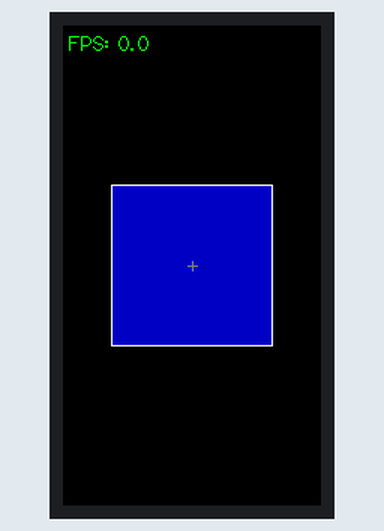
Bench run of a program on a simulated ESP32-S3. Shown: 172×320 colour display. What the program prints to the serial monitor is not drawn.

Above: at 0.59 s.
At 5.39 s:
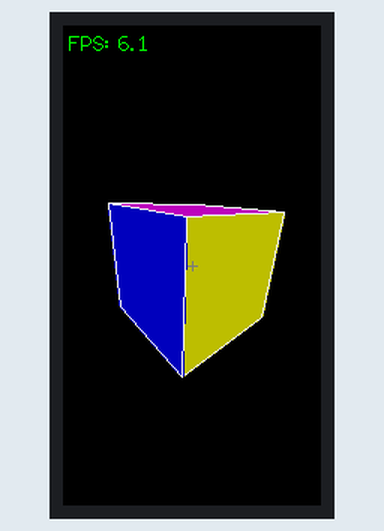
At 10.35 s:
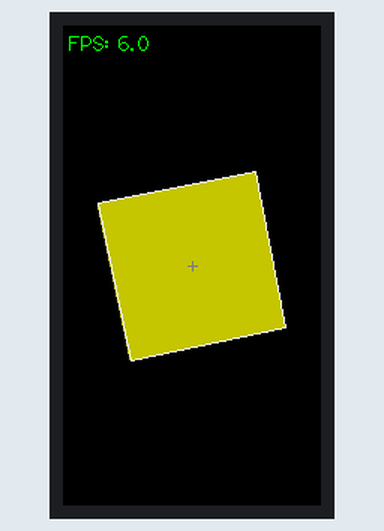
At 20.09 s:
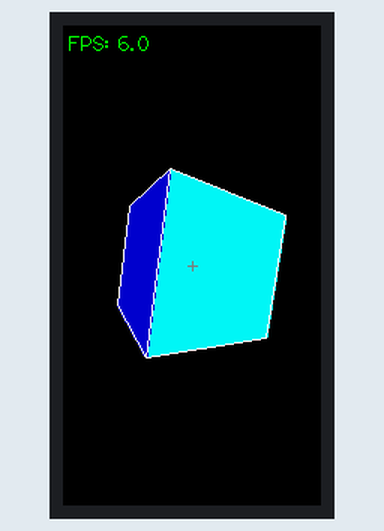
At 29.85 s:
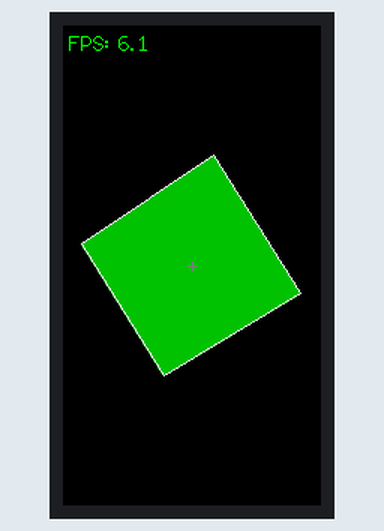
At 39.75 s:
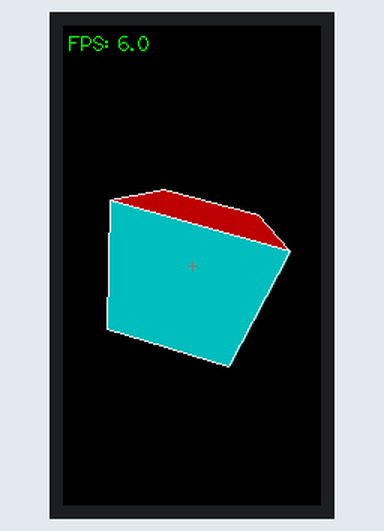

The program:

main.cpp
```cpp
/*
  Waveshare ST7789 172x320 3D Cube Demo on ESP32-S3

  Description:
    - 3D cube rendering using LovyanGFX sprites and software projection.
    - Uses model rotation, 2D face culling, depth-sorted polygon draw order, and lighting.
    - Inline constant values for hardware pins and animation params (no local #defines used).

  Flow:
    1. Custom LGFX class setup for SPI, panel, backlight.
    2. Cube geometry in normalized coordinates.
    3. Rotate, project, shade, and draw faces every loop.
    4. FPS counter updated on interval.

  Key concepts:
    - Object-space vertices -> rotated world-space -> project to screen.
    - Back-face culling based on 2D screen winding.
    - Phong-style shading: ambient + diffuse + specular.

  Contact:
    - Sayed Ahmadreza Razian
    - AhmadrezaRazian@gmail.com
*/

#define LGFX_USE_V1
#include <LovyanGFX.hpp>
#include <Arduino.h>
#include <math.h>

using LGFX_Device    = lgfx::LGFX_Device;
using Panel_ST7789   = lgfx::Panel_ST7789;
using Bus_SPI        = lgfx::Bus_SPI;
using Light_PWM      = lgfx::Light_PWM;

// ======================================================
// LovyanGFX custom display class
// ======================================================
// LGFX wrapper using LovyanGFX on ST7789 172x320 panel.
// This sets up SPI, panel and backlight for the cube renderer.
class LGFX : public LGFX_Device {
  Panel_ST7789 _panel_instance;
  Bus_SPI      _bus_instance;
  Light_PWM    _light_instance;

public:
  LGFX() {
    // SPI bus config (host, speed, and pins)
    { auto cfg = _bus_instance.config(); cfg.spi_host = SPI3_HOST; cfg.spi_mode = 0; cfg.freq_write = 80000000; cfg.freq_read = 16000000; cfg.spi_3wire = false; cfg.use_lock = true; cfg.dma_channel = SPI_DMA_CH_AUTO; cfg.pin_sclk = 40; cfg.pin_mosi = 45; cfg.pin_miso = -1; cfg.pin_dc = 41; _bus_instance.config(cfg); _panel_instance.setBus(&_bus_instance); }

    // Panel config (size, offset, orientation)
    { auto cfg = _panel_instance.config(); cfg.pin_cs = 42; cfg.pin_rst = 39; cfg.pin_busy = -1; cfg.memory_width = 320; cfg.memory_height = 172; cfg.panel_width = 172; cfg.panel_height = 320; cfg.offset_x = 34; cfg.offset_y = 0; cfg.offset_rotation = 0; cfg.dummy_read_pixel = 8; cfg.dummy_read_bits = 1; cfg.readable = false; cfg.invert = true; cfg.rgb_order = false; cfg.dlen_16bit = false; cfg.bus_shared = false; _panel_instance.config(cfg); }

    // Backlight control
    { auto cfg = _light_instance.config(); cfg.pin_bl = 48; cfg.invert = false; cfg.freq = 44100; cfg.pwm_channel = 7; _light_instance.config(cfg); _panel_instance.setLight(&_light_instance); }

    setPanel(&_panel_instance);
  }
};

// ======================================================
// DATA TYPES
// ======================================================
struct Vec3
{
  float x;
  float y;
  float z;
};

struct Point2
{
  int16_t x;
  int16_t y;
};

struct FaceInfo
{
  uint8_t idx[4];
  uint16_t baseColor;
  float zavg;
  float shade;
  bool visible;
};

// ======================================================
// GLOBALS
// ======================================================
LGFX lcd;
LGFX_Sprite sprite(&lcd);

float g_angX = 0.0f;
float g_angY = 0.0f;
float g_angZ = 0.0f;

uint32_t g_fpsFrameCount = 0;
uint32_t g_fpsLastTickMs = 0;
float g_fps = 0.0f;

bool g_spriteReady = false;

// ======================================================
// CUBE GEOMETRY
// ======================================================
// Unit cube vertices in object space (centered at origin, size=2).
static const Vec3 g_cubeVertices[8] =
{
  { -1, -1, -1 },  // 0
  {  1, -1, -1 },  // 1
  {  1,  1, -1 },  // 2
  { -1,  1, -1 },  // 3
  { -1, -1,  1 },  // 4
  {  1, -1,  1 },  // 5
  {  1,  1,  1 },  // 6
  { -1,  1,  1 }   // 7
};

// IMPORTANT: this order is corrected
static const FaceInfo g_faceTemplate[6] =
{
  {{4, 5, 6, 7}, TFT_RED,   0, 1, true}, // front
  {{1, 0, 3, 2}, TFT_BLUE,  0, 1, true}, // back
  {{0, 4, 7, 3}, TFT_GREEN, 0, 1, true}, // left
  {{5, 1, 2, 6}, TFT_YELLOW,0, 1, true}, // right
  {{3, 7, 6, 2}, TFT_CYAN,  0, 1, true}, // top
  {{0, 1, 5, 4}, TFT_MAGENTA,0, 1, true}  // bottom
};

// ======================================================
// MATH HELPERS
// ======================================================
// Rotation routines around cube axes. Used per-frame for animation.
static Vec3 RotateX(const Vec3& p, float a)
{
  float c = cosf(a);
  float s = sinf(a);
  return { p.x, p.y * c - p.z * s, p.y * s + p.z * c };
}

static Vec3 RotateY(const Vec3& p, float a)
{
  float c = cosf(a);
  float s = sinf(a);
  return { p.x * c + p.z * s, p.y, -p.x * s + p.z * c };
}

static Vec3 RotateZ(const Vec3& p, float a)
{
  float c = cosf(a);
  float s = sinf(a);
  return { p.x * c - p.y * s, p.x * s + p.y * c, p.z };
}

static float Dot3(const Vec3& a, const Vec3& b)
{
  return a.x * b.x + a.y * b.y + a.z * b.z;
}

static Vec3 Cross3(const Vec3& a, const Vec3& b)
{
  return
  {
    a.y * b.z - a.z * b.y,
    a.z * b.x - a.x * b.z,
    a.x * b.y - a.y * b.x
  };
}

static float Length3(const Vec3& v)
{
  return sqrtf(v.x * v.x + v.y * v.y + v.z * v.z);
}

static Vec3 Normalize3(const Vec3& v)
{
  // Normalize vector; protects division by zero.
  float len = Length3(v);
  if (len < 0.00001f) return {0,0,0};
  return { v.x / len, v.y / len, v.z / len };
}

static void NormalizeAngle(float& a)
{
  const float PI2 = 6.28318530718f;
  while (a > PI2) a -= PI2;
  while (a < 0.0f) a += PI2;
}

static Point2 ProjectPoint(const Vec3& p, int centerX, int centerY, float perspective)
{
  float z = p.z + 150.0f;
  if (z < 1.0f) z = 1.0f;

  float k = perspective / z;
  Point2 out;
  out.x = (int16_t)(centerX + p.x * k);
  out.y = (int16_t)(centerY + p.y * k);
  return out;
}

static uint16_t Shade565(uint16_t color, float shade)
{
  if (shade < 0.0f) shade = 0.0f;
  if (shade > 1.0f) shade = 1.0f;

  uint8_t r5 = (color >> 11) & 0x1F;
  uint8_t g6 = (color >> 5)  & 0x3F;
  uint8_t b5 =  color        & 0x1F;

  int r = (int)(r5 * shade);
  int g = (int)(g6 * shade);
  int b = (int)(b5 * shade);

  if (r > 31) r = 31;
  if (g > 63) g = 63;
  if (b > 31) b = 31;

  return (uint16_t)((r << 11) | (g << 5) | b);
}

static void SortFacesByDepth(FaceInfo faces[], int count)
{
  for (int i = 0; i < count - 1; i++)
  {
    for (int j = i + 1; j < count; j++)
    {
      if (faces[i].zavg > faces[j].zavg)
      {
        FaceInfo t = faces[i];
        faces[i] = faces[j];
        faces[j] = t;
      }
    }
  }
}

// ======================================================
// DRAW HELPERS
// ======================================================
static void FillQuad(const Point2& p0, const Point2& p1, const Point2& p2, const Point2& p3, uint16_t color)
{
  sprite.fillTriangle(p0.x, p0.y, p1.x, p1.y, p2.x, p2.y, color);
  sprite.fillTriangle(p0.x, p0.y, p2.x, p2.y, p3.x, p3.y, color);
}

static void DrawQuadBorder(const Point2& p0, const Point2& p1, const Point2& p2, const Point2& p3, uint16_t color)
{
  sprite.drawLine(p0.x, p0.y, p1.x, p1.y, color);
  sprite.drawLine(p1.x, p1.y, p2.x, p2.y, color);
  sprite.drawLine(p2.x, p2.y, p3.x, p3.y, color);
  sprite.drawLine(p3.x, p3.y, p0.x, p0.y, color);
}

static void DrawFPSOnSprite()
{
  char text[32];
  snprintf(text, sizeof(text), "FPS: %.1f", g_fps);

  sprite.fillRect(4, 4, 84, 20, TFT_BLACK);
  sprite.setTextColor(TFT_GREEN, TFT_BLACK);
  sprite.setFont(&fonts::Font2);
  sprite.setCursor(4, 4);
  sprite.print(text);
}

static void AdvanceAngles(float speed)
{
  g_angX += 0.021f * speed;
  g_angY += 0.031f * speed;
  g_angZ += 0.017f * speed;

  NormalizeAngle(g_angX);
  NormalizeAngle(g_angY);
  NormalizeAngle(g_angZ);
}

// ======================================================
// SCREEN-SPACE FACE TEST
// This is the key fix.
// On this display, for the chosen vertex order, front-facing
// projected faces come out with NEGATIVE signed area.
// ======================================================
static bool IsFrontFace2D(const Point2& p0, const Point2& p1, const Point2& p2)
{
  long area2 =
    (long)(p1.x - p0.x) * (long)(p2.y - p0.y) -
    (long)(p1.y - p0.y) * (long)(p2.x - p0.x);

  return area2 < 0;
}

// ======================================================
// MAIN RENDERER
// ======================================================
static float Clamp01(float v)
{
  if (v < 0.0f) return 0.0f;
  if (v > 1.0f) return 1.0f;
  return v;
}

static Vec3 Reflect3(const Vec3& i, const Vec3& n)
{
  float d = 2.0f * Dot3(i, n);
  return
  {
    i.x - d * n.x,
    i.y - d * n.y,
    i.z - d * n.z
  };
}

// Apply brightness and specular highlight in RGB565.
static uint16_t Shade565_Lit(uint16_t baseColor, float brightness, float specular)
{
  // Clamp lighting factors to [0,1] range
  brightness = Clamp01(brightness);
  specular   = Clamp01(specular);

  int r = (baseColor >> 11) & 0x1F;
  int g = (baseColor >> 5)  & 0x3F;
  int b =  baseColor        & 0x1F;

  float rf = r / 31.0f;
  float gf = g / 63.0f;
  float bf = b / 31.0f;

  // keep color alive, not too dark
  rf = rf * brightness + specular * 0.85f;
  gf = gf * brightness + specular * 0.85f;
  bf = bf * brightness + specular * 0.85f;

  rf = Clamp01(rf);
  gf = Clamp01(gf);
  bf = Clamp01(bf);

  int r2 = (int)(rf * 31.0f + 0.5f);
  int g2 = (int)(gf * 63.0f + 0.5f);
  int b2 = (int)(bf * 31.0f + 0.5f);

  return (uint16_t)((r2 << 11) | (g2 << 5) | b2);
}
// Render a rotating 3D cube into the sprite buffer and push to display.
// centerX/centerY = projection center, size = cube scale.
// perspective = focal length, speed = animation delta multiplier.
void Render_3DBox(int centerX, int centerY, float size, float perspective, float speed)
{
  if (!g_spriteReady) return;

  Vec3 rotated[8];
  Point2 pts[8];
  FaceInfo faces[6];

  sprite.fillScreen(TFT_BLACK);

  Vec3 lightDir = Normalize3({ -0.65f, -0.35f, 1.00f });
  Vec3 cameraPos = { 0.0f, 0.0f, 150.0f };

  // rotate + project
  for (int i = 0; i < 8; i++)
  {
    Vec3 p = g_cubeVertices[i];
    p.x *= size;
    p.y *= size;
    p.z *= size;

    p = RotateX(p, g_angX);
    p = RotateY(p, g_angY);
    p = RotateZ(p, g_angZ);

    rotated[i] = p;
    pts[i] = ProjectPoint(p, centerX, centerY, perspective);
  }

  // build faces
  for (int i = 0; i < 6; i++)
  {
    faces[i] = g_faceTemplate[i];

    const Vec3& v0 = rotated[faces[i].idx[0]];
    const Vec3& v1 = rotated[faces[i].idx[1]];
    const Vec3& v2 = rotated[faces[i].idx[2]];
    const Vec3& v3 = rotated[faces[i].idx[3]];

    faces[i].zavg = (v0.z + v1.z + v2.z + v3.z) * 0.25f;

    Vec3 e1 = { v1.x - v0.x, v1.y - v0.y, v1.z - v0.z };
    Vec3 e2 = { v2.x - v0.x, v2.y - v0.y, v2.z - v0.z };
    Vec3 n = Normalize3(Cross3(e1, e2));

    Vec3 faceCenter =
    {
      (v0.x + v1.x + v2.x + v3.x) * 0.25f,
      (v0.y + v1.y + v2.y + v3.y) * 0.25f,
      (v0.z + v1.z + v2.z + v3.z) * 0.25f
    };

    Vec3 viewDir =
    {
      cameraPos.x - faceCenter.x,
      cameraPos.y - faceCenter.y,
      cameraPos.z - faceCenter.z
    };
    viewDir = Normalize3(viewDir);

        // screen-space culling: only draw faces that appear front-facing in projection.
    const Point2& p0 = pts[faces[i].idx[0]];
    const Point2& p1 = pts[faces[i].idx[1]];
    const Point2& p2 = pts[faces[i].idx[2]];
    faces[i].visible = IsFrontFace2D(p0, p1, p2);

    // diffuse light contribution depending on angle between normal and light direction
    float ndl = Dot3(n, lightDir);
    if (ndl < 0.0f) ndl = 0.0f;

    // specular
    Vec3 refl = Reflect3(
      { -lightDir.x, -lightDir.y, -lightDir.z },
      n
    );
    refl = Normalize3(refl);

    float rv = Dot3(refl, viewDir);
    if (rv < 0.0f) rv = 0.0f;
    float spec = powf(rv, 18.0f) * 0.85f;

    faces[i].shade = 0.75f + 0.95f * ndl + spec;
    if (faces[i].shade > 1.35f) faces[i].shade = 1.35f;
  }

  SortFacesByDepth(faces, 6);

  // draw
  for (int i = 0; i < 6; i++)
  {
    if (!faces[i].visible) continue;

    const Point2& p0 = pts[faces[i].idx[0]];
    const Point2& p1 = pts[faces[i].idx[1]];
    const Point2& p2 = pts[faces[i].idx[2]];
    const Point2& p3 = pts[faces[i].idx[3]];

    float brightness = faces[i].shade;
    float specular = 0.0f;

    // split highlight from main brightness
    if (brightness > 1.0f)
    {
      specular = brightness - 1.0f;
      brightness = 1.0f;
    }

    uint16_t fillColor = Shade565_Lit(faces[i].baseColor, brightness, specular);
    uint16_t edgeColor = Shade565_Lit(TFT_WHITE, 0.75f + 0.25f * brightness, specular * 0.5f);

    FillQuad(p0, p1, p2, p3, fillColor);
    DrawQuadBorder(p0, p1, p2, p3, edgeColor);
  }

  sprite.drawFastHLine(centerX - 3, centerY, 7, TFT_DARKGREY);
  sprite.drawFastVLine(centerX, centerY - 3, 7, TFT_DARKGREY);

  DrawFPSOnSprite();
  sprite.pushSprite(0, 0);

  AdvanceAngles(speed);
}


// ======================================================
// SETUP / LOOP
// ======================================================
void setup()
{
  // Initialize serial + LCD driver + sprite buffer.
  Serial.begin(115200);
  delay(200);

  lcd.init();
  lcd.setRotation(0);
  lcd.setBrightness(255);
  lcd.fillScreen(TFT_BLACK);

  sprite.setColorDepth(16);
  g_spriteReady = (sprite.createSprite(172, 320) != nullptr);

  g_fpsLastTickMs = millis();
}

void loop()
{
  // Render and rotate cube continuously, update FPS every 250ms.
  Render_3DBox(86, 160, 46.0f, 120.0f, 0.85f);

  g_fpsFrameCount++;
  uint32_t nowMs = millis();
  uint32_t dtMs = nowMs - g_fpsLastTickMs;

  if (dtMs >= 250)
  {
    g_fps = (1000.0f * (float)g_fpsFrameCount) / (float)dtMs;
    g_fpsFrameCount = 0;
    g_fpsLastTickMs = nowMs;

    Serial.printf("FPS = %.2f\n", g_fps);
  }
}
```
